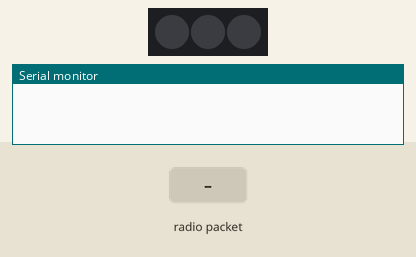
The sketch below on a simulated Arduino Mega 2560, built with avr-gcc and run on an emulated ATmega2560. Parts: 3 RGB LEDs in strip order, left to right, the last lines printed to the serial monitor. The inputs (shaded band) are chosen by the test bench. No radio packets arrive unless stated.

Above: at 1.2 s.
1.3 s: radio packet "5" arrives
At 2.9 s:
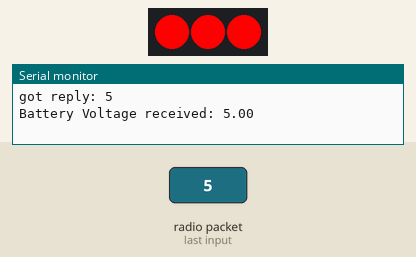
3.2 s: radio packet "90" arrives
At 4.8 s:
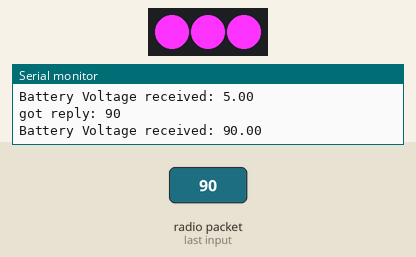
Timing chart, 0 to 6.3 s (numbered marks = the images above; inputs shaded):
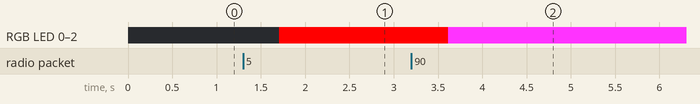

Measured:
- after the input at 1.3 s, RGB LED 0–2: off → RGB(255, 0, 0) after 0.41 s
- after the input at 3.2 s, RGB LED 0–2: RGB(255, 0, 0) → RGB(255, 51, 255) after 0.42 s

The sketch:

client_arduino_responsive-light.ino
```cpp
// By: Odalys Benitez and Leon Santen
// Purpose: Receive voltage from server and change lights

#include <SPI.h>
#include <RH_RF95.h>
#include <Adafruit_NeoPixel.h>

#define LED_PIN    24
#define LED_COUNT  3// How many NeoPixels are attached to the Arduino?
Adafruit_NeoPixel strip(LED_COUNT, LED_PIN, NEO_GRB + NEO_KHZ800);

// Singleton instance of the radio driver
RH_RF95 rf95;
float batteryVFloat = 0.01;


void setup()
{


  Serial.begin(9600);
  while (!Serial) ; // Wait for serial port to be available
  if (!rf95.init())
    Serial.println("init failed");
  // Defaults after init are 434.0MHz, 13dBm, Bw = 125 kHz, Cr = 4/5, Sf = 128chips/symbol, CRC on

  strip.begin();
  strip.show(); // Initialize all neo pixels to 'off'

}

void loop()
{
  //sendMessageToServer();
  //waitForMessageFromServer();
  String batteryVChar = receiveBatteryVoltage();
  //batteryVFloat = atof(batteryVChar); //convert char to float
  batteryVFloat = batteryVChar.toFloat();

  Serial.print("Battery Voltage received: ");
  Serial.println(batteryVFloat);

  lightLEDbasedOnVoltage (batteryVFloat);
}

//-----------------------------------------------------------------------------------------------
// Functions for setup code
//-----------------------------------------------------------------------------------------------

//-----------------------------------------------------------------------------------------------
// Functions for flight code
//-----------------------------------------------------------------------------------------------

void sendMessageToServer(){
  Serial.println("Sending to rf95_server");
  // Send a message to rf95_server
  uint8_t data[] = "bitch aint a good word";
  rf95.send(data, sizeof(data));
  rf95.waitPacketSent();
}

void waitForMessageFromServer(){
// Now wait for a reply
  uint8_t buf[RH_RF95_MAX_MESSAGE_LEN];
  uint8_t len = sizeof(buf);
  Serial.println(sizeof(buf));

  if (rf95.waitAvailableTimeout(3000))
  {
    // Should be a reply message for us now
    if (rf95.recv(buf, &len))
   {
      Serial.print("got reply: ");
      Serial.println((char*)buf);
//      Serial.print("RSSI: ");
//      Serial.println(rf95.lastRssi(), DEC);
    }
    else
    {
      Serial.println("recv failed");
    }
  }
  else
  {
    Serial.println("No reply, is rf95_server running?");
  }
  delay(400);
}

String receiveBatteryVoltage(){
// Now wait for a reply
  uint8_t buf[RH_RF95_MAX_MESSAGE_LEN];
  uint8_t len = sizeof(buf);

  if (rf95.waitAvailableTimeout(20000))
  {
    // Should be a reply message for us now
    if (rf95.recv(buf, &len))
   {
      Serial.print("got reply: ");
      Serial.println((char*)buf);
//      Serial.print("RSSI: ");
//      Serial.println(rf95.lastRssi(), DEC);
    }
    else
    {
      Serial.println("recv failed");
    }
  }
  else
  {
    Serial.println("No reply, is rf95_server running?");
  }

  delay(400);
  String charvolt = (char*)buf;
  return charvolt;
}

void lightLEDbasedOnVoltage (float batteryVoltage){
  if (batteryVoltage > 26.8){
    // violet
    uint32_t colorStrip = strip.Color(255, 51, 255); // red, green, blue
    strip.fill(colorStrip, 0, 10);
    strip.show();
  }
  else if (batteryVoltage >= 25.0 and batteryVoltage <= 26.8){
    // green
    uint32_t colorStrip = strip.Color(0,255, 0);
    strip.fill(colorStrip, 0, 10);
    strip.show();
  }
  else if (batteryVoltage >= 24.3 and batteryVoltage < 25.0){
    // orange
    uint32_t colorStrip = strip.Color(255, 128, 0);
    strip.fill(colorStrip, 0, 10);
    strip.show();
  }
  else if (batteryVoltage < 24.3){
    // red
    uint32_t colorStrip = strip.Color(255, 0, 0);
    strip.fill(colorStrip, 0, 10);
    strip.show();
  }
}
```
